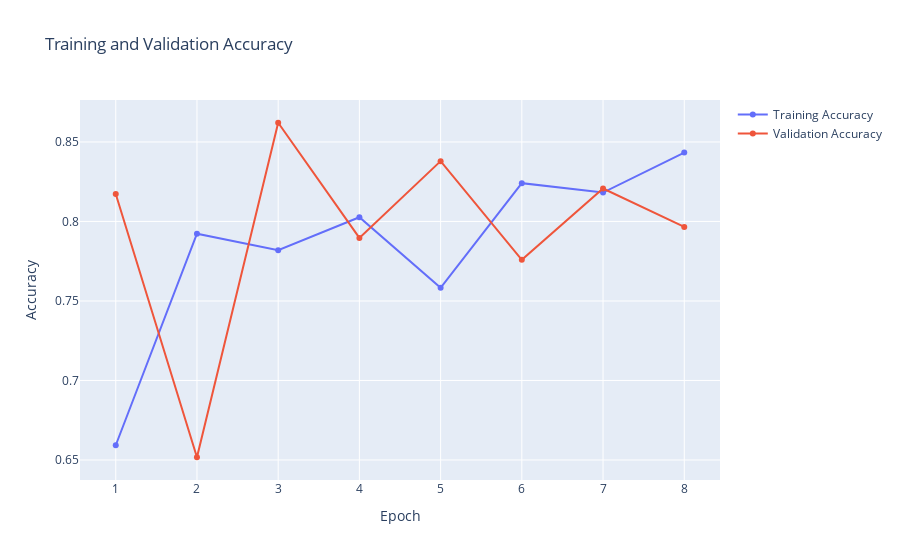
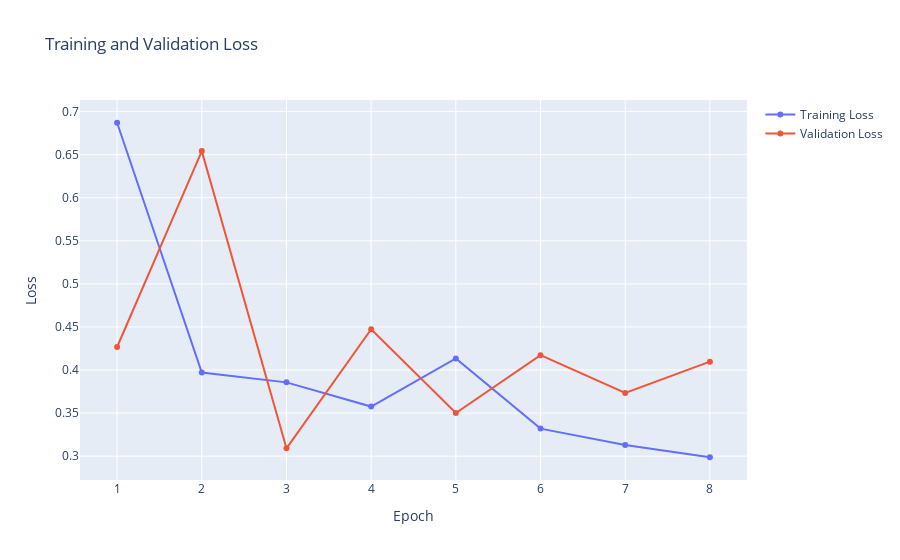

Notebook code for these charts, in order:
### Code cell
#Plot the graph
history_plot(epochs, history)

### Figure 1 — Plotly figure (JSON) as saved in the notebook; plotly's stock layout.template omitted (floating-point values rounded to 4 significant figures)
{"data": [{"name": "Training Accuracy", "type": "scatter", "x": [1, 2, 3, 4, 5, 6, 7, 8, 9, 10, 11, 12, 13, 14, 15, 16, 17, 18, 19, 20, 21, 22, 23, 24, 25, 26, 27, 28, 29, 30, 31, 32, 33, 34, 35, 36, 37, 38, 39, 40, 41, 42, 43, 44, 45, 46, 47, 48, 49, 50, 51, 52, 53, 54, 55, 56, 57, 58, 59, 60, 61, 62, 63, 64, 65, 66, 67, 68, 69, 70, 71, 72, 73, 74, 75, 76, 77, 78, 79, 80], "y": [0.6593, 0.7923, 0.782, 0.8027, 0.7583, 0.8241, 0.8182, 0.8433]}, {"name": "Validation Accuracy", "type": "scatter", "x": [1, 2, 3, 4, 5, 6, 7, 8, 9, 10, 11, 12, 13, 14, 15, 16, 17, 18, 19, 20, 21, 22, 23, 24, 25, 26, 27, 28, 29, 30, 31, 32, 33, 34, 35, 36, 37, 38, 39, 40, 41, 42, 43, 44, 45, 46, 47, 48, 49, 50, 51, 52, 53, 54, 55, 56, 57, 58, 59, 60, 61, 62, 63, 64, 65, 66, 67, 68, 69, 70, 71, 72, 73, 74, 75, 76, 77, 78, 79, 80], "y": [0.8172, 0.6517, 0.8621, 0.7897, 0.8379, 0.7759, 0.8207, 0.7966]}], "layout": {"autosize": true, "title": {"text": "Training and Validation Accuracy"}, "xaxis": {"anchor": "y", "autorange": true, "domain": [0, 1], "range": [0.5352, 8.465], "title": {"text": "Epoch"}, "type": "linear"}, "yaxis": {"anchor": "x", "autorange": true, "domain": [0, 1], "range": [0.6344, 0.8794], "title": {"text": "Accuracy"}, "type": "linear"}}}

### Figure 2 — Plotly figure (JSON) as saved in the notebook; plotly's stock layout.template omitted (floating-point values rounded to 4 significant figures)
{"data": [{"name": "Training Loss", "type": "scatter", "x": [1, 2, 3, 4, 5, 6, 7, 8, 9, 10, 11, 12, 13, 14, 15, 16, 17, 18, 19, 20, 21, 22, 23, 24, 25, 26, 27, 28, 29, 30, 31, 32, 33, 34, 35, 36, 37, 38, 39, 40, 41, 42, 43, 44, 45, 46, 47, 48, 49, 50, 51, 52, 53, 54, 55, 56, 57, 58, 59, 60, 61, 62, 63, 64, 65, 66, 67, 68, 69, 70, 71, 72, 73, 74, 75, 76, 77, 78, 79, 80], "y": [0.687, 0.397, 0.3857, 0.3576, 0.4134, 0.332, 0.313, 0.2987]}, {"name": "Validation Loss", "type": "scatter", "x": [1, 2, 3, 4, 5, 6, 7, 8, 9, 10, 11, 12, 13, 14, 15, 16, 17, 18, 19, 20, 21, 22, 23, 24, 25, 26, 27, 28, 29, 30, 31, 32, 33, 34, 35, 36, 37, 38, 39, 40, 41, 42, 43, 44, 45, 46, 47, 48, 49, 50, 51, 52, 53, 54, 55, 56, 57, 58, 59, 60, 61, 62, 63, 64, 65, 66, 67, 68, 69, 70, 71, 72, 73, 74, 75, 76, 77, 78, 79, 80], "y": [0.4267, 0.6541, 0.3091, 0.4474, 0.35, 0.4172, 0.3735, 0.4097]}], "layout": {"autosize": true, "title": {"text": "Training and Validation Loss"}, "xaxis": {"anchor": "y", "autorange": true, "domain": [0, 1], "range": [0.5397, 8.46], "title": {"text": "Epoch"}, "type": "linear"}, "yaxis": {"anchor": "x", "autorange": true, "domain": [0, 1], "range": [0.2667, 0.7191], "title": {"text": "Loss"}, "type": "linear"}}}
